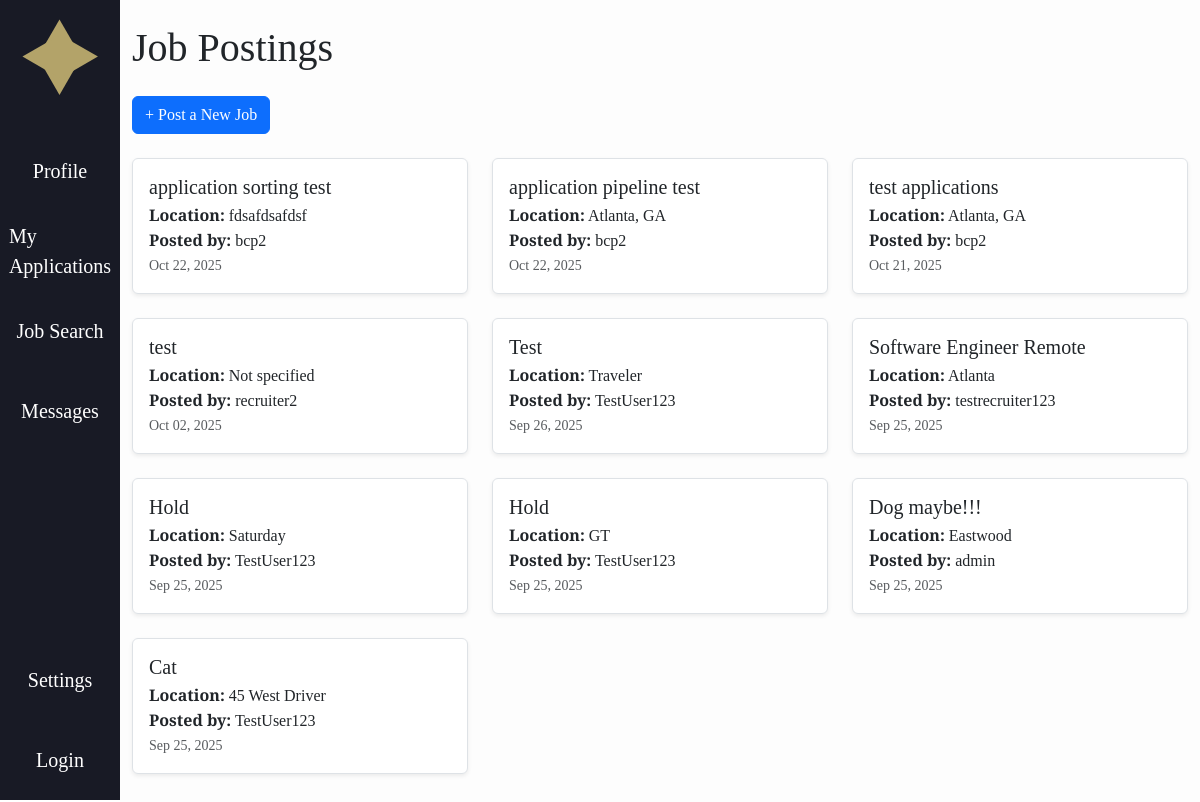
The app's page /manageposts/, older data.
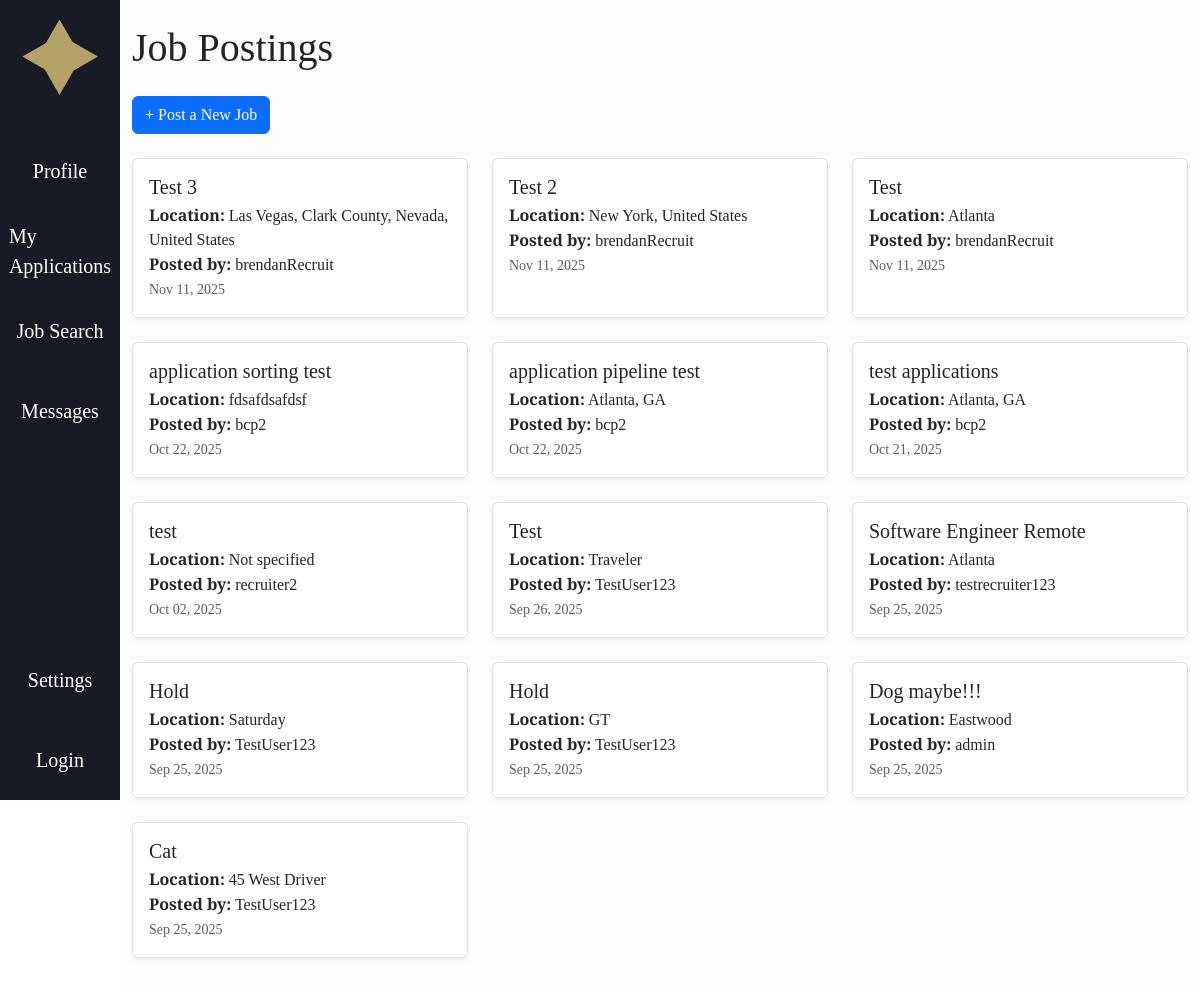
The same page, newer data.
### jobs/models.py (models this page shows, shortened)
class JobPosting(models.Model):
    REMOTE_CHOICES = [
        ("remote", "Remote"),
        ("onsite", "On-site"),
        ("hybrid", "Hybrid"),
    ]
    VISA_CHOICES = [
        ("yes", "Yes"),
        ("no", "No"),
    ]
    title = models.CharField(max_length=200)
    skills = models.TextField(
        help_text="List required skills, separated by commas",
        default=""
    )
    location = models.CharField(max_length=100, default="")
    latitude = models.FloatField(
        null=True,
        blank=True,
        validators=[MinValueValidator(-90), MaxValueValidator(90)]
    )
    longitude = models.FloatField(
        null=True,
        blank=True,
        validators=[MinValueValidator(-180), MaxValueValidator(180)]
    )
    city = models.CharField(max_length=100, blank=True, default='')
    state = models.CharField(max_length=100, blank=True, default='')
    country = models.CharField(max_length=100, blank=True, default='')
    min_salary = models.IntegerField(default=0, help_text="Minimum annual salary (USD)")
    max_salary = models.IntegerField(default=0, help_text="Maximum annual salary (USD)")
    remote_or_onsite = models.CharField(
        max_length=20,
        choices=REMOTE_CHOICES,
        default="onsite"
    )
    visa_sponsorship = models.CharField(
        max_length=3,
        choices=VISA_CHOICES,
        default="no"
    )
    posted_by = models.ForeignKey(User, on_delete=models.CASCADE)
    date_posted = models.DateTimeField(auto_now_add=True)

### accounts/models.py (models this page shows, shortened)
class CustomUser(AbstractUser):
    ROLE_CHOICES = (
        ("recruiter", "Recruiter"),
        ("user", "User"),
    )
    role = models.CharField(max_length=20, choices=ROLE_CHOICES, default="user")
    fname = models.CharField(max_length=30, blank=True, default='')
    lname = models.CharField(max_length=30, blank=True, default='')
    headline = models.CharField(max_length=255, blank=True, default='')
    skills = models.TextField(blank=True, default='')
    education = models.TextField(blank=True, default='')
    work_experience = models.TextField(blank=True, default='')
    location = models.CharField(max_length=255, blank=True, default='')
    links = models.TextField(blank=True, default='')
    show_headline = models.BooleanField(default=True)
    show_skills = models.BooleanField(default=True)
    show_education = models.BooleanField(default=True)
    show_work_experience = models.BooleanField(default=True)
    show_location = models.BooleanField(default=True)
    show_links = models.BooleanField(default=True)

### Ahome/views.py (the view)
# urls.py: path('manageposts/', views.manageposts, name='Ahome.manageposts'),
def manageposts(request):
    jobs = JobPosting.objects.all().order_by('-date_posted')
    return render(request, 'Ahome/manageposts.html', {'jobs': jobs})

### jobble/context_processors.py (called while the page is built, shortened)
def user_template(request):
    return {"base_template": "base.html"}           # default for anonymous users

### Ahome/templates/Ahome/manageposts.html (shortened to what this page needs)
{% extends base_template %}
{% load static %}
{% block content %}
<div class="container py-4">
	<h1 class="mb-4">Job Postings</h1>
	<div class="mb-4">
		<a href="{% url 'create_job' %}" class="btn btn-primary">+ Post a New Job</a>
	</div>
	<div class="row">
		{% for job in jobs %}
		<div class="col-md-6 col-lg-4 mb-4">
			<div class="card shadow-sm h-100">
				<div class="card-body">
					<h5 class="card-title">{{ job.title }}</h5>
					<p class="card-text">
						<strong>Location:</strong> {{ job.location }}<br>
						<strong>Posted by:</strong> {{ job.posted_by.username }}<br>
						<small class="text-muted">{{ job.date_posted|date:"M d, Y" }}</small>
					</p>
				</div>
			</div>
		</div>
		{% empty %}
		<p>No job postings yet. Be the first to <a href="{% url 'create_job' %}">post one</a>!</p>
		{% endfor %}
	</div>
</div>
{% endblock content %}

Row changes from the older to the newer data that the page shows:
added JobPosting: title "Test 3", location "Las Vegas, Clark County, Nevada, United States", posted_by.username "brendanRecruit", date_posted "Nov 11, 2025"
added JobPosting: title "Test 2", location "New York, United States", posted_by.username "brendanRecruit", date_posted "Nov 11, 2025"
added JobPosting: title "Test", location "Atlanta", posted_by.username "brendanRecruit", date_posted "Nov 11, 2025"
